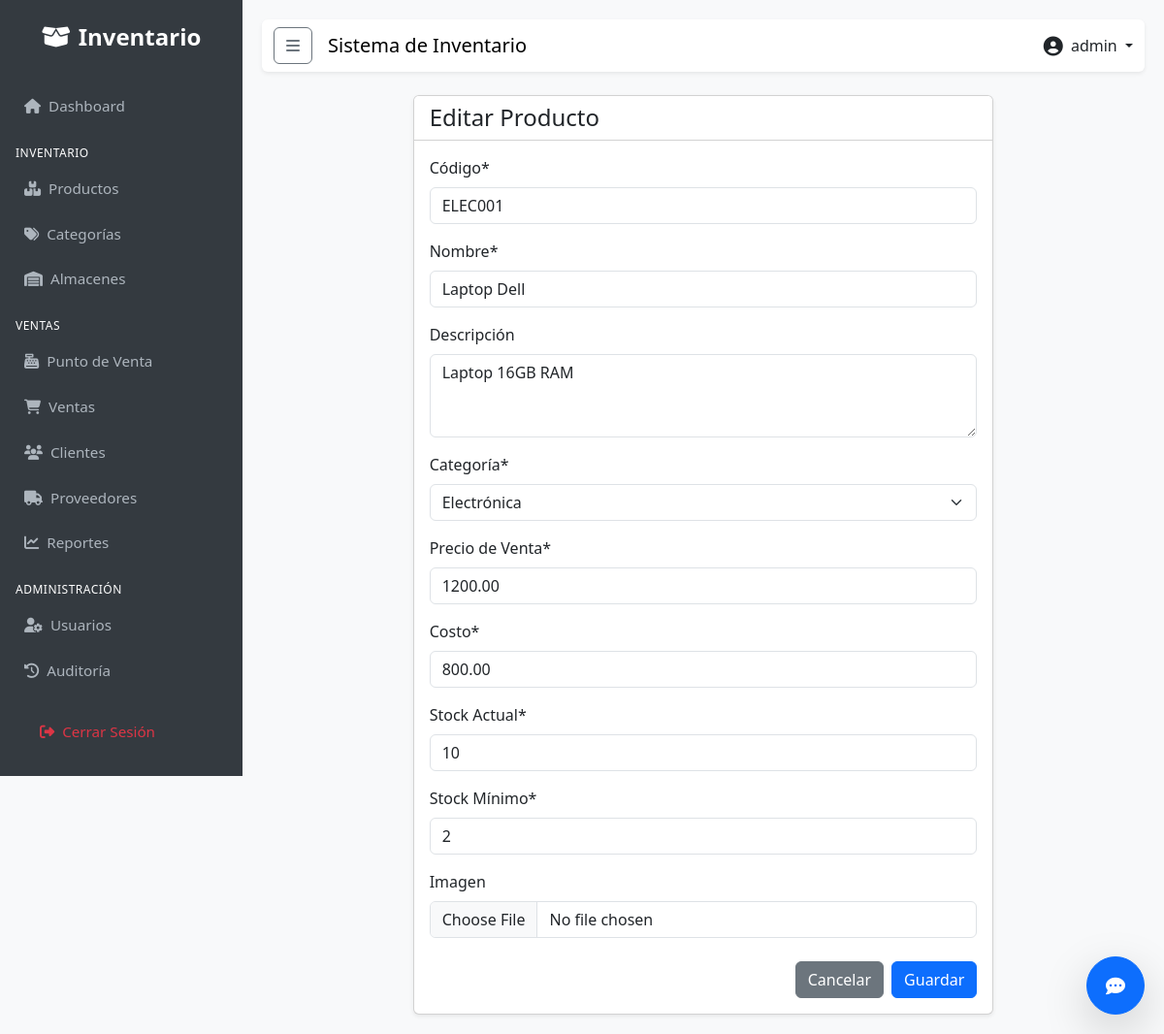
Screenshot of /inventory/products/1/edit/ (signed in) with the database file from the repository.
### apps/users/models.py (models this page shows, shortened)
class User(AbstractUser):
    class Role(models.TextChoices):
        ADMIN = 'ADMIN', _('Administrador')
        SELLER = 'SELLER', _('Vendedor')
        WAREHOUSE = 'WAREHOUSE', _('Almacenista')
    role = models.CharField(
        max_length=50,
        choices=Role.choices,
        default=Role.SELLER,
        verbose_name=_('Rol')
    )
    phone = models.CharField(max_length=20, blank=True, null=True, verbose_name=_('Teléfono'))
    class Meta:
        verbose_name = _('Usuario')
        verbose_name_plural = _('Usuarios')

### apps/inventory/models.py (models this page shows, shortened)
class Product(models.Model):
    code = models.CharField(max_length=50, unique=True, verbose_name=_('Código'))
    name = models.CharField(max_length=200, verbose_name=_('Nombre'))
    description = models.TextField(blank=True, verbose_name=_('Descripción'))
    category = models.ForeignKey(Category, on_delete=models.PROTECT, verbose_name=_('Categoría'))
    price = models.DecimalField(max_digits=10, decimal_places=2, verbose_name=_('Precio de Venta'))
    cost = models.DecimalField(max_digits=10, decimal_places=2, verbose_name=_('Costo'))
    stock = models.IntegerField(default=0, verbose_name=_('Stock Actual'))
    min_stock = models.IntegerField(default=5, verbose_name=_('Stock Mínimo'))
    image = models.ImageField(upload_to='products/', blank=True, null=True, verbose_name=_('Imagen'))
    created_at = models.DateTimeField(auto_now_add=True)
    updated_at = models.DateTimeField(auto_now=True)
    class Meta:
        verbose_name = _('Producto')
        verbose_name_plural = _('Productos')

class Category(models.Model):
    name = models.CharField(max_length=100, unique=True, verbose_name=_('Nombre'))
    description = models.TextField(blank=True, verbose_name=_('Descripción'))
    created_at = models.DateTimeField(auto_now_add=True)
    class Meta:
        verbose_name = _('Categoría')
        verbose_name_plural = _('Categorías')
    def __str__(self):
        return self.name

### apps/inventory/views.py (the view, shortened to what this page needs)
# urls.py: path('products/<int:pk>/edit/', ProductUpdateView.as_view(), name='product_edit'),
class ProductUpdateView(LoginRequiredMixin, WarehouseRequiredMixin, UpdateView):
    model = Product
    form_class = ProductForm
    template_name = 'inventory/product_form.html'
    success_url = reverse_lazy('inventory:product_list')

### apps/inventory/forms.py
class ProductForm(forms.ModelForm):
    class Meta:
        model = Product
        fields = '__all__'
        widgets = {
            'description': forms.Textarea(attrs={'rows': 3}),
        }

### apps/users/permissions.py (called while the page is built)
def is_warehouse(user):
    return user.is_authenticated and user.role in ['ADMIN', 'WAREHOUSE']

    def test_func(self):
        return is_warehouse(self.request.user)

### templates/inventory/product_form.html (shortened to what this page needs)
{% extends 'base.html' %}
{% load crispy_forms_tags %}
{% block content %}
<div class="row justify-content-center">
    <div class="col-md-8">
        <div class="card shadow-sm">
            <div class="card-header bg-white">
                <h4 class="mb-0">{% if form.instance.pk %}Editar{% else %}Nuevo{% endif %} Producto</h4>
            </div>
            <div class="card-body">
                <form method="post" enctype="multipart/form-data">
                    {{ form|crispy }}
                    <div class="d-flex justify-content-end gap-2 mt-4">
                        <a href="{% url 'inventory:product_list' %}" class="btn btn-secondary">Cancelar</a>
                        <button type="submit" class="btn btn-primary">Guardar</button>
                    </div>
                </form>
            </div>
        </div>
    </div>
</div>
{% endblock %}

### templates/base.html (shortened to what this page needs)
{% load static %}
<!DOCTYPE html>
<html lang="es">
<head>
    <link href="https://cdn.jsdelivr.net/npm/bootstrap@5.3.0/dist/css/bootstrap.min.css" rel="stylesheet">
    <link rel="stylesheet" href="https://cdnjs.cloudflare.com/ajax/libs/font-awesome/6.4.0/css/all.min.css">
</head>
<body>
    <div class="sidebar" id="sidebar">
        <div class="brand">
            <i class="fas fa-box-open me-2"></i>Inventario
        </div>
        <a href="{% url 'dashboard:index' %}"
            class="{% if request.resolver_match.app_name == 'dashboard' %}active{% endif %}">
            <i class="fas fa-home me-2"></i>Dashboard
        </a>
        <div class="sidebar-heading mt-3 px-3 mb-1">Inventario</div>
        <a href="{% url 'inventory:product_list' %}"
            class="{% if request.resolver_match.url_name == 'product_list' %}active{% endif %}">
            <i class="fas fa-boxes me-2"></i>Productos
        </a>
        <a href="{% url 'inventory:category_list' %}"
            class="{% if request.resolver_match.url_name == 'category_list' %}active{% endif %}">
            <i class="fas fa-tags me-2"></i>Categorías
        </a>
        <a href="{% url 'inventory:warehouse_list' %}"
            class="{% if request.resolver_match.url_name == 'warehouse_list' %}active{% endif %}">
            <i class="fas fa-warehouse me-2"></i>Almacenes
        </a>
        <div class="sidebar-heading mt-3 px-3 mb-1">Ventas</div>
        <a href="{% url 'sales:pos' %}" class="{% if request.resolver_match.url_name == 'pos' %}active{% endif %}">
            <i class="fas fa-cash-register me-2"></i>Punto de Venta
        </a>
        <a href="{% url 'sales:sale_list' %}"
            class="{% if request.resolver_match.url_name == 'sale_list' %}active{% endif %}">
            <i class="fas fa-shopping-cart me-2"></i>Ventas
        </a>
        <a href="{% url 'sales:client_list' %}"
            class="{% if request.resolver_match.url_name == 'client_list' %}active{% endif %}">
            <i class="fas fa-users me-2"></i>Clientes
        </a>
        <a href="{% url 'sales:supplier_list' %}"
            class="{% if request.resolver_match.url_name == 'supplier_list' %}active{% endif %}">
            <i class="fas fa-truck me-2"></i>Proveedores
        </a>
        <a href="{% url 'sales:sales_report' %}"
            class="{% if request.resolver_match.url_name == 'sales_report' %}active{% endif %}">
            <i class="fas fa-chart-line me-2"></i>Reportes
        </a>
        {% if user.is_superuser %}
        <div class="sidebar-heading mt-3 px-3 mb-1">Administración</div>
        <a href="{% url 'users:user_list' %}"
            class="{% if request.resolver_match.url_name == 'user_list' %}active{% endif %}">
            <i class="fas fa-user-cog me-2"></i>Usuarios
        </a>
        <a href="{% url 'users:audit_log' %}"
            class="{% if request.resolver_match.url_name == 'audit_log' %}active{% endif %}">
            <i class="fas fa-history me-2"></i>Auditoría
        </a>
        {% endif %}
        <div class="mt-auto p-3">
            <a href="{% url 'users:logout' %}" class="text-danger">
                <i class="fas fa-sign-out-alt me-2"></i>Cerrar Sesión
            </a>
        </div>
    </div>
    <div class="main-content">
        <nav class="navbar navbar-expand-lg navbar-light bg-white mb-4 shadow-sm rounded">
            <div class="container-fluid">
                <button class="btn btn-outline-secondary me-3" id="sidebarToggle">
                    <i class="fas fa-bars"></i>
                </button>
                <span class="navbar-brand mb-0 h1">Sistema de Inventario</span>
                <div class="ms-auto d-flex align-items-center">
                    <div class="dropdown">
                        <a class="nav-link dropdown-toggle" href="#" role="button" data-bs-toggle="dropdown">
                            <i class="fas fa-user-circle fa-lg me-1"></i> {{ user.username }}
                        </a>
                    </div>
                </div>
            </div>
        </nav>
        {% block content %}
        {% endblock %}
    </div>
    <div id="chat-widget" style="position: fixed; bottom: 20px; right: 20px; z-index: 1050;">
        <button id="chat-toggle" class="btn btn-primary rounded-circle shadow-lg" style="width: 60px; height: 60px;">
            <i class="fas fa-comment-dots fa-lg"></i>
        </button>
    </div>
</body>
</html>

### templates/base.html (style rules this page uses)
body { font-family: 'Segoe UI', Tahoma, Geneva, Verdana, sans-serif; background-color: #f8f9fa; }
.sidebar { height: 100vh; position: fixed; top: 0; left: 0; width: 250px; background-color: #343a40; padding-top: 20px; color: white; transition: all 0.3s; z-index: 1000; overflow-y: auto; }
.sidebar a { padding: 12px 25px; text-decoration: none; font-size: 0.95rem; color: #adb5bd; display: block; transition: 0.3s; }
.sidebar .brand { font-size: 1.5rem; text-align: center; margin-bottom: 30px; color: white; font-weight: bold; }
.sidebar-heading { font-size: 0.75rem; text-transform: uppercase; letter-spacing: 0.5px; }
.main-content { margin-left: 250px; padding: 20px; transition: all 0.3s; }

### rows the page displays
User: username "admin"
Product: code "ELEC001", name "Laptop Dell", description "Laptop 16GB RAM", category "Electrónica", price "1200.00", cost "800.00", stock "10", min_stock "2"
